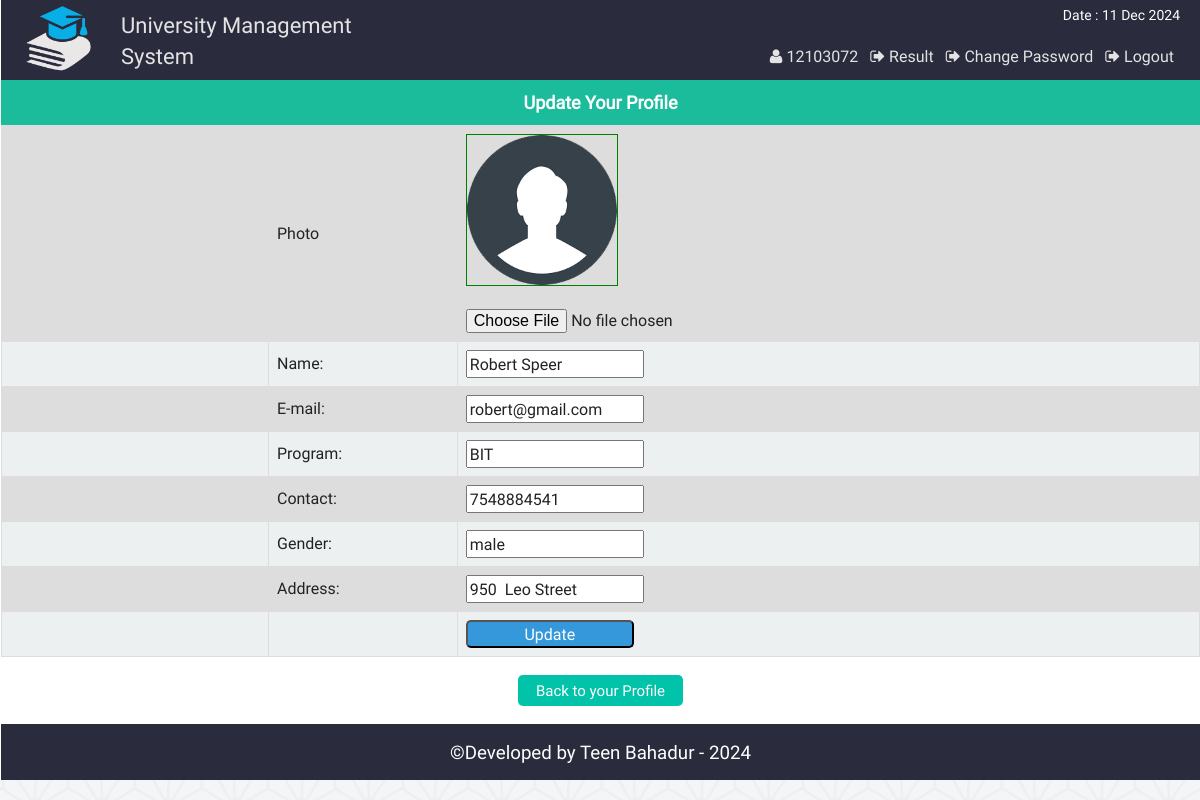
Page /st_update.php (signed in) on the committed database.
### tables this page shows
CREATE TABLE `st_info` (
  `st_id` int(11) NOT NULL,
  `name` varchar(100) NOT NULL,
  `password` varchar(32) NOT NULL,
  `email` varchar(50) NOT NULL,
  `bday` date NOT NULL,
  `program` varchar(10) NOT NULL,
  `contact` varchar(20) NOT NULL,
  `gender` varchar(10) NOT NULL,
  `address` varchar(255) NOT NULL,
  `img` varchar(255) DEFAULT NULL
);

### php/functions.php (called while the page is built, shortened)
<?php
class login_registration_class{
	public function getuserbyid($st_id){
		global $conn;
		$query = $conn->query("select * from st_info where st_id='$st_id'");
		return $query;
	}
};
?>

### st_update.php (the view, shortened to what this page needs)
<?php
	require "php/config.php";
	require_once "php/functions.php";
	$user = new login_registration_class();
	$sid = $_SESSION['sid'];
?>
<?php
include "php/headertop.php";
?>
<div class="profile">
			<h3 style="font-size:18px;text-align:center;background:#1abc9c;color:#fff;padding:10px;margin:0">Update Your Profile</h3>
			<div class="st_update fix">
				<form action="" method="post" enctype="multipart/form-data">
						<?php
						$result = $user->getuserbyid($sid);
						while($row = $result->fetch_assoc()){
						?>
					<table class="tab_one" >
						<tr>
							<td style="width:250px;"></td>
							<td>Photo</td>
							<td>
							<img id="logo_preview" src="img/student/<?php echo $row['img']?>" style="height:150px; width:150px; border:1px green solid;"><br><br>
							<input type="file" name="personal_image" id="spic" onchange="PreviewImage('personal_image', 'logo_preview')" />
							</td>
						</tr>
						<tr>
							<td style="width:125px;"></td>
							<td>Name:</td>
							<td><input type="text" name="st_name" value="<?php echo $row['name'];?>"></td>
						</tr>
						<tr>
							<td style="width:125px;"></td>
							<td>E-mail:</td>
							<td><input type="email" name="st_email" value="<?php echo $row['email']; ?>"></td>
						</tr>
						<tr>
							<td style="width:125px;"></td>
							<td>Program:</td>
							<td><input type="text" name="st_dept" value="<?php echo $row['program']; ?>"></td>
						</tr>
						<tr>
							<td style="width:125px;"></td>
							<td>Contact:</td>
							<td><input type="text" name="st_contact" value="<?php echo $row['contact']; ?>"></td>
						</tr>
						<tr>
							<td style="width:125px;"></td>
							<td>Gender:</td>
							<td><input type="text" name="st_gender" value="<?php echo $row['gender']; ?>"></td>
						</tr>
						<tr>
							<td style="width:125px;"></td>
							<td>Address:</td>
							<td><input type="text" name="st_add" value="<?php echo $row['address']; ?>"></td>
						</tr>
						<tr>
						<td style="width:125px;"></td>
						<td></td>
						<td colspan="2">
							<input style="background:#3498db;color:#fff;width:168px;border-radius:5px;" type="submit" name="Update" value="Update">
							</td>
						</tr>
					</table>
						<?php } ?>
				</form>
			</div>
			<div class="back fix">
				<p style="text-align:center"><a href="st_profile.php"><button class="editbtn">Back to your Profile</button></a></p>
			</div>
</div>
<?php include "php/footerbottom.php";?>

### css/main.css (style rules this page uses)
html { color: #222; font-size: 1em; line-height: 1.4; }
audio, canvas, iframe, img, svg, video { vertical-align: middle; }
a { text-decoration:none; }
.fix { overflow:hidden; }
body { font-family:roboto !important; background:url(../img/ptrn.png) repeat fixed; }
.st_reg th, td { padding: 8px; }
table.tab_one { width:100%; }
table.tab_one td { border:1px solid #ddd; padding:8px; }
table.tab_one tr:nth-child(odd) { background:#ddd; }
table.tab_one tr:nth-child(even) { background:#ecf0f1; }
.editbtn { background-color: #01C3AA; border: none; border-radius:5px; color: white; padding: 5px 18px; text-align: center; text-decoration: none; display: inline-block; font-size: 15px; margin: 2px 1px; cursor: pointer; }
table.att_tab tr,td,th { border:2px solid #ddd; border-collapse:collapse; padding:8px; }

### rows in the picture
st_info: img (picture), st_name "Robert Speer", st_email "robert@gmail.com", st_dept "BIT", st_contact "7548884541", st_gender "male", st_add "950 Leo Street"

### other values in the picture
$sid "12103072"
